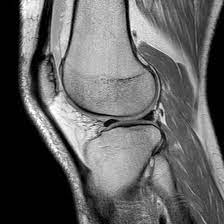
#> input picture rodilla.jfif, 224 x 224 px, found by its file name
$ python x_ray_image_processing.py   (older library calls are emulated)
#> lines starting #> are read from the running program, lines starting #| are printed output that depends on the picture; after the words box and inside, x2 and y2 are one past the last pixel; in counts of white or black regions, pixels touching at a corner belong together
# -*- coding: utf-8 -*-
"""X-ray image processing.ipynb

Automatically generated by Colab.

Original file is located at
    https://colab.research.google.com/drive/1fbn-vvP_j6WHdmQSnQsiUGCvQVhfOFlj
"""

from google.colab import drive
drive.mount('/content/drive')

import numpy as np
import cv2
from matplotlib import pyplot as plt

imagen_gris = cv2.imread('/content/drive/My Drive/rodilla.jfif', cv2.IMREAD_GRAYSCALE)
#> imagen_gris is the input picture: shape (224, 224); min 0, max 255, mean 98.7

umbral_max = 255
umbral_min = 15

imagen_cutanea = cv2.inRange(imagen_gris, umbral_min, umbral_max)
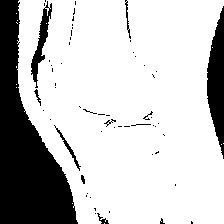
#> imagen_cutanea: shape (224, 224); 77.5% white; 59 black regions (48 under 20 px), largest, box (x1, y1, x2, y2) and area: (0, 0, 78, 224) 8525, (207, 6, 224, 159) 1654, (31, 1, 52, 88) 558

imagenSegmentadaPorPiel = cv2.cvtColor(imagen_cutanea, cv2.COLOR_BGR2RGB)

plt.imshow(imagen_cutanea, cmap="gray")

umbral_max = 230
umbral_min = 80

imagen_musculos = cv2.inRange(imagen_gris, umbral_min, umbral_max)
#> imagen_musculos: shape (224, 224); 59.9% white; 255 black regions (232 under 20 px), largest, box (x1, y1, x2, y2) and area: (0, 0, 80, 224) 9091, (29, 0, 120, 224) 2768, (205, 0, 224, 162) 1911

imagenSegmentadaPorTejido = cv2.cvtColor(imagen_musculos, cv2.COLOR_BGR2RGB)

plt.imshow(imagen_musculos, cmap="gray")

img_rgb = cv2.cvtColor(imagen_gris, cv2.COLOR_BGR2RGB)

# Crear copias de la imagen para aislar cada canal
img_R = img_rgb.copy()
img_G = img_rgb.copy()
img_B = img_rgb.copy()

# Aislar el canal R
img_R[:, :, 1] = 0  # G
img_R[:, :, 2] = 0  # B

# Aislar el canal G
img_G[:, :, 0] = 0  # R
img_G[:, :, 2] = 0  # B

# Aislar el canal B
img_B[:, :, 0] = 0  # R
img_B[:, :, 1] = 0  # G

# Visualizar las imágenes
fig, ax = plt.subplots(1, 4, figsize=(20, 5))

ax[0].imshow(img_rgb)
ax[0].set_title("Imagen original")
ax[0].axis('off')

ax[1].imshow(img_R)
ax[1].set_title("Canal Rojo")
ax[1].axis('off')

ax[2].imshow(img_G)
ax[2].set_title("Canal Verde")
ax[2].axis('off')

ax[3].imshow(img_B)
ax[3].set_title("Canal Azul")
ax[3].axis('off')

plt.show()

imagen_G_gris = cv2.cvtColor(img_G, cv2.COLOR_RGB2GRAY)
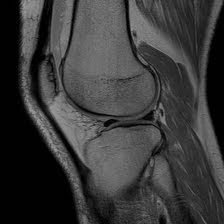
#> imagen_G_gris: shape (224, 224); min 0, max 150, mean 58

hist = cv2.calcHist([imagen_G_gris], [0], None, [256], [0, 256])
#> hist = 256 values, max 9084 at index 1, min 0 at index 151, mean 196

# Visualizar la imagen y su histograma
fig, ax = plt.subplots(1, 2, figsize=(12, 5))

# Mostrar la imagen en escala de grises
ax[0].imshow(imagen_G_gris, cmap='gray')
ax[0].set_title("Imagen en Grises")
ax[0].axis('off')

# Mostrar el histograma
ax[1].plot(hist, color='black')
ax[1].set_title("Histograma")
ax[1].set_xlabel("Intensidad de Pixel")
ax[1].set_ylabel("Cantidad de Píxeles")
ax[1].grid(True)

plt.tight_layout()
plt.show()
#> figure, not shown here; panel 2: curve peaks at x = 1, y = 9084

result_not = cv2.bitwise_not(imagen_G_gris)

plt.imshow(result_not, cmap = 'gray')

laplacian = cv2.Laplacian(result_not, cv2.CV_64F)

plt.subplot(1, 2, 1)
plt.imshow(result_not, cmap='gray')
plt.title('Imagen Original')
plt.subplot(1, 2, 2)
plt.imshow(laplacian, cmap='gray')
plt.title('Imagen con Realce de Bordes')
plt.show()

blurred = cv2.GaussianBlur(result_not, (3, 3), 0)

sobel_x = cv2.Sobel(blurred, cv2.CV_64F, 1, 0, ksize=5)
sobel_y = cv2.Sobel(blurred, cv2.CV_64F, 0, 1, ksize=5)
gradient_magnitude = np.sqrt(sobel_x**2 + sobel_y**2)
plt.subplot(1, 2, 1)
plt.imshow(blurred, cmap='gray')
plt.title('Imagen Original')
plt.subplot(1, 2, 2)
plt.imshow(gradient_magnitude, cmap='gray')
plt.title('Magnitud del Gradiente')
plt.show()

result_not = cv2.bitwise_not(gradient_magnitude)

plt.imshow(result_not, cmap = 'turbo')

print(imagen_cutanea.shape)
#| (224, 224)
res = gradient_magnitude + imagen_cutanea

print(res)
#> (printed output is left out)
plt.imshow(res, cmap="gray")

hueso_gris = cv2.imread('/content/drive/My Drive/hueso.png', cv2.IMREAD_GRAYSCALE)
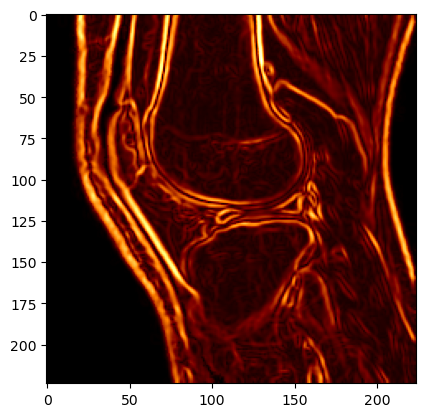
#> input picture hueso.png, 425 x 417 px, found by its file name
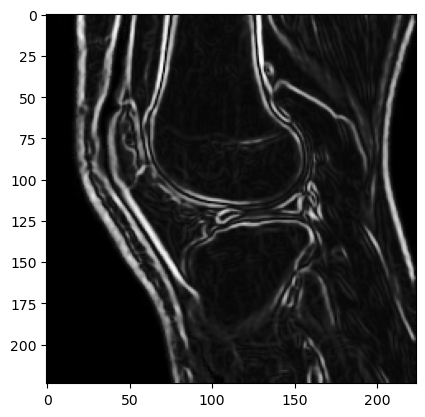
#> hueso_gris: shape (417, 425); min 0, max 255, mean 78.9

img_rgb = cv2.cvtColor(hueso_gris, cv2.COLOR_BGR2RGB)


imagen_G_gris = cv2.cvtColor(img_rgb, cv2.COLOR_RGB2GRAY)

hist = cv2.calcHist([imagen_G_gris], [0], None, [256], [0, 256])
#> hist = 256 values, max 36642 at index 255, min 0 at index 56, mean 692.3

# Visualizar la imagen y su histograma
fig, ax = plt.subplots(1, 2, figsize=(12, 5))

# Mostrar la imagen en escala de grises
ax[0].imshow(imagen_G_gris, cmap='gray')
ax[0].set_title("Imagen en Grises")
ax[0].axis('off')

# Mostrar el histograma
ax[1].plot(hist, color='blue')
ax[1].set_title("Histograma")
ax[1].set_xlabel("Intensidad de Pixel")
ax[1].set_ylabel("Cantidad de Píxeles")
ax[1].grid(True)

plt.tight_layout()
plt.show()
#> figure, not shown here; panel 2: curve peaks at x = 255, y = 36642

result_not = cv2.bitwise_not(img_G)
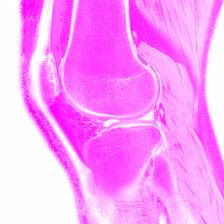
#> result_not: shape (224, 224, 3); mean R, G, B 255, 156.3, 255

plt.imshow(result_not, cmap = 'copper')

imagen_G_gris = cv2.cvtColor(result_not, cv2.COLOR_RGB2GRAY)

hist = cv2.calcHist([imagen_G_gris], [0], None, [256], [0, 256])
#> hist = 256 values, max 9084 at index 254, min 0 at index 0, mean 196

# Visualizar la imagen y su histograma
fig, ax = plt.subplots(1, 2, figsize=(12, 5))

# Mostrar la imagen en escala de grises
ax[0].imshow(imagen_G_gris, cmap='gray')
ax[0].set_title("Imagen en Grises")
ax[0].axis('off')

# Mostrar el histograma
ax[1].plot(hist, color='black')
ax[1].set_title("Histograma")
ax[1].set_xlabel("Intensidad de Pixel")
ax[1].set_ylabel("Cantidad de Píxeles")
ax[1].grid(True)

plt.tight_layout()
plt.show()
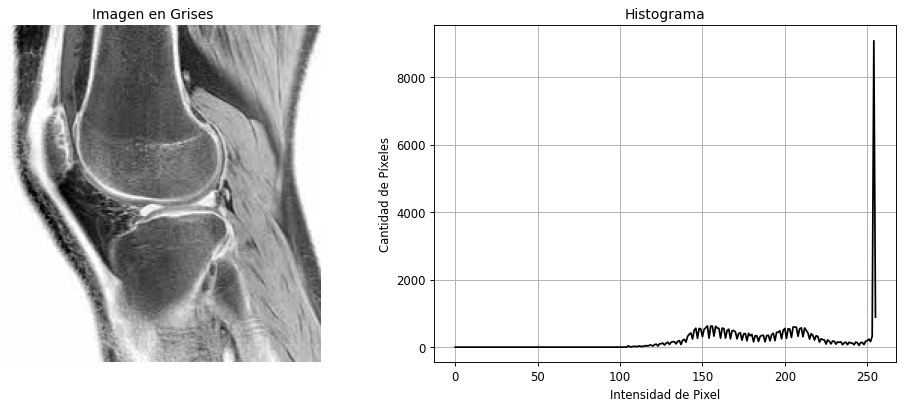
#> figure drawn by matplotlib, 2 panels; panel 2: curve peaks at x = 254, y = 9084

umbral_max = 255
umbral_min = 216

imagen_hueso = cv2.inRange(imagen_G_gris, umbral_min, umbral_max)
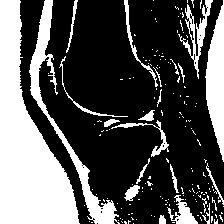
#> imagen_hueso: shape (224, 224); 32.9% white; 170 white regions (147 under 20 px), largest, box (x1, y1, x2, y2) and area: (0, 0, 80, 224) 8998, (29, 0, 120, 224) 2473, (205, 0, 224, 162) 1868

imagenSegmentadaPorHueso2 = cv2.cvtColor(imagen_hueso, cv2.COLOR_BGR2RGB)

plt.imshow(imagen_hueso, cmap="gray")

result_not2 = cv2.bitwise_not(imagenSegmentadaPorHueso2)

plt.imshow(result_not2, cmap = 'gray')
imagen_tejido = result_not2
